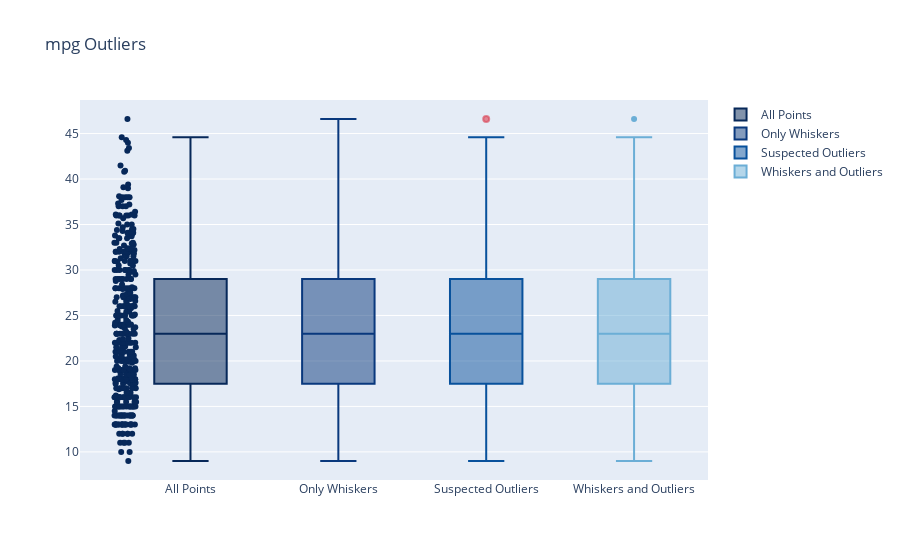
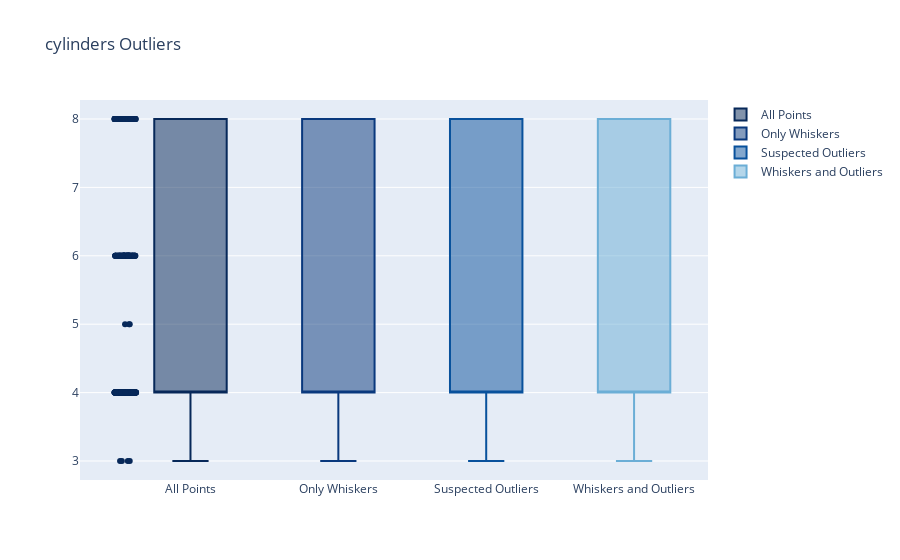
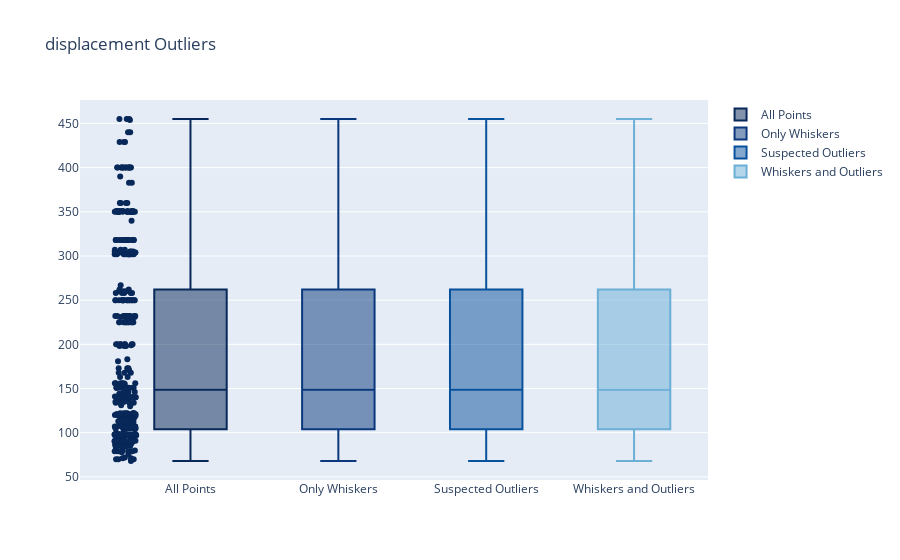
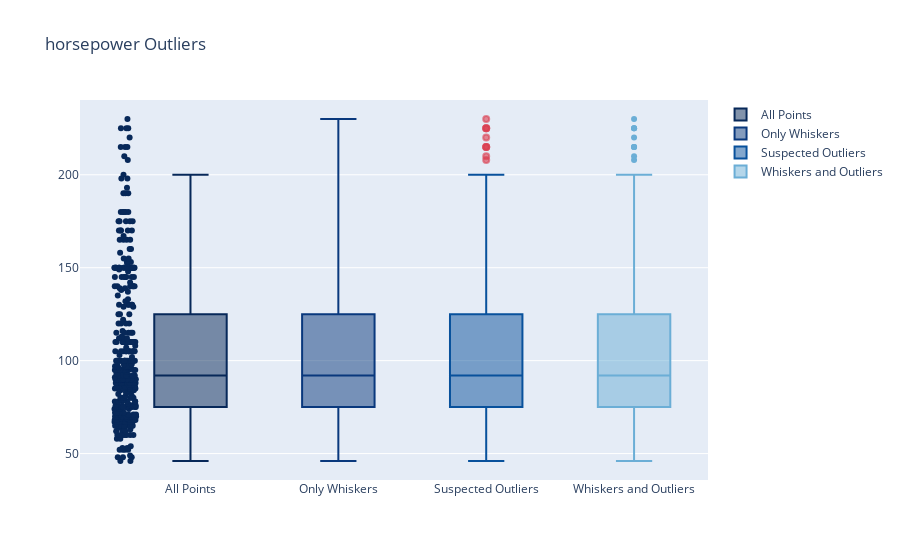

Notebook source saved alongside these figures, in order:
### Markdown cell above
### Outlier investigation

### Code cell
for i in range(len(df.columns)):
  configure_plotly_browser_state()
  OutLiersBox(df, df_name[i])

### Figure 1 — Plotly figure (JSON) as saved in the notebook; plotly's stock layout.template omitted (floating-point values rounded to 4 significant figures; data arrays with more than 128 entries replaced by an {"elided": "..."} marker saying what was removed)
{"data": [{"jitter": 0.3, "name": "All Points", "type": "box", "y": {"elided": "398 float values"}, "marker": {"color": "rgb(7,40,89)"}, "line": {"color": "rgb(7,40,89)"}, "pointpos": -1.8, "boxpoints": "all"}, {"name": "Only Whiskers", "y": {"elided": "398 float values"}, "marker": {"color": "rgb(9,56,125)"}, "line": {"color": "rgb(9,56,125)"}, "type": "box", "boxpoints": false}, {"name": "Suspected Outliers", "y": {"elided": "398 float values"}, "marker": {"color": "rgb(8,81,156)", "outliercolor": "rgba(219, 64, 82, 0.6)", "line": {"outlierwidth": 2, "outliercolor": "rgba(219, 64, 82, 0.6)"}}, "line": {"color": "rgb(8,81,156)"}, "type": "box", "boxpoints": "suspectedoutliers"}, {"name": "Whiskers and Outliers", "y": {"elided": "398 float values"}, "marker": {"color": "rgb(107,174,214)"}, "line": {"color": "rgb(107,174,214)"}, "type": "box", "boxpoints": "outliers"}], "layout": {"title": {"text": "mpg Outliers"}}}

### Figure 2 — Plotly figure (JSON) as saved in the notebook; plotly's stock layout.template omitted (floating-point values rounded to 4 significant figures; data arrays with more than 128 entries replaced by an {"elided": "..."} marker saying what was removed)
{"data": [{"jitter": 0.3, "name": "All Points", "type": "box", "y": {"elided": "398 int values"}, "marker": {"color": "rgb(7,40,89)"}, "line": {"color": "rgb(7,40,89)"}, "pointpos": -1.8, "boxpoints": "all"}, {"name": "Only Whiskers", "y": {"elided": "398 int values"}, "marker": {"color": "rgb(9,56,125)"}, "line": {"color": "rgb(9,56,125)"}, "type": "box", "boxpoints": false}, {"name": "Suspected Outliers", "y": {"elided": "398 int values"}, "marker": {"color": "rgb(8,81,156)", "outliercolor": "rgba(219, 64, 82, 0.6)", "line": {"outlierwidth": 2, "outliercolor": "rgba(219, 64, 82, 0.6)"}}, "line": {"color": "rgb(8,81,156)"}, "type": "box", "boxpoints": "suspectedoutliers"}, {"name": "Whiskers and Outliers", "y": {"elided": "398 int values"}, "marker": {"color": "rgb(107,174,214)"}, "line": {"color": "rgb(107,174,214)"}, "type": "box", "boxpoints": "outliers"}], "layout": {"title": {"text": "cylinders Outliers"}}}

### Figure 3 — Plotly figure (JSON) as saved in the notebook; plotly's stock layout.template omitted (floating-point values rounded to 4 significant figures; data arrays with more than 128 entries replaced by an {"elided": "..."} marker saying what was removed)
{"data": [{"jitter": 0.3, "name": "All Points", "type": "box", "y": {"elided": "398 float values"}, "marker": {"color": "rgb(7,40,89)"}, "line": {"color": "rgb(7,40,89)"}, "pointpos": -1.8, "boxpoints": "all"}, {"name": "Only Whiskers", "y": {"elided": "398 float values"}, "marker": {"color": "rgb(9,56,125)"}, "line": {"color": "rgb(9,56,125)"}, "type": "box", "boxpoints": false}, {"name": "Suspected Outliers", "y": {"elided": "398 float values"}, "marker": {"color": "rgb(8,81,156)", "outliercolor": "rgba(219, 64, 82, 0.6)", "line": {"outlierwidth": 2, "outliercolor": "rgba(219, 64, 82, 0.6)"}}, "line": {"color": "rgb(8,81,156)"}, "type": "box", "boxpoints": "suspectedoutliers"}, {"name": "Whiskers and Outliers", "y": {"elided": "398 float values"}, "marker": {"color": "rgb(107,174,214)"}, "line": {"color": "rgb(107,174,214)"}, "type": "box", "boxpoints": "outliers"}], "layout": {"title": {"text": "displacement Outliers"}}}

### Figure 4 — Plotly figure (JSON) as saved in the notebook; plotly's stock layout.template omitted (floating-point values rounded to 4 significant figures; data arrays with more than 128 entries replaced by an {"elided": "..."} marker saying what was removed)
{"data": [{"jitter": 0.3, "name": "All Points", "type": "box", "y": {"elided": "398 int values"}, "marker": {"color": "rgb(7,40,89)"}, "line": {"color": "rgb(7,40,89)"}, "pointpos": -1.8, "boxpoints": "all"}, {"name": "Only Whiskers", "y": {"elided": "398 int values"}, "marker": {"color": "rgb(9,56,125)"}, "line": {"color": "rgb(9,56,125)"}, "type": "box", "boxpoints": false}, {"name": "Suspected Outliers", "y": {"elided": "398 int values"}, "marker": {"color": "rgb(8,81,156)", "outliercolor": "rgba(219, 64, 82, 0.6)", "line": {"outlierwidth": 2, "outliercolor": "rgba(219, 64, 82, 0.6)"}}, "line": {"color": "rgb(8,81,156)"}, "type": "box", "boxpoints": "suspectedoutliers"}, {"name": "Whiskers and Outliers", "y": {"elided": "398 int values"}, "marker": {"color": "rgb(107,174,214)"}, "line": {"color": "rgb(107,174,214)"}, "type": "box", "boxpoints": "outliers"}], "layout": {"title": {"text": "horsepower Outliers"}}}
